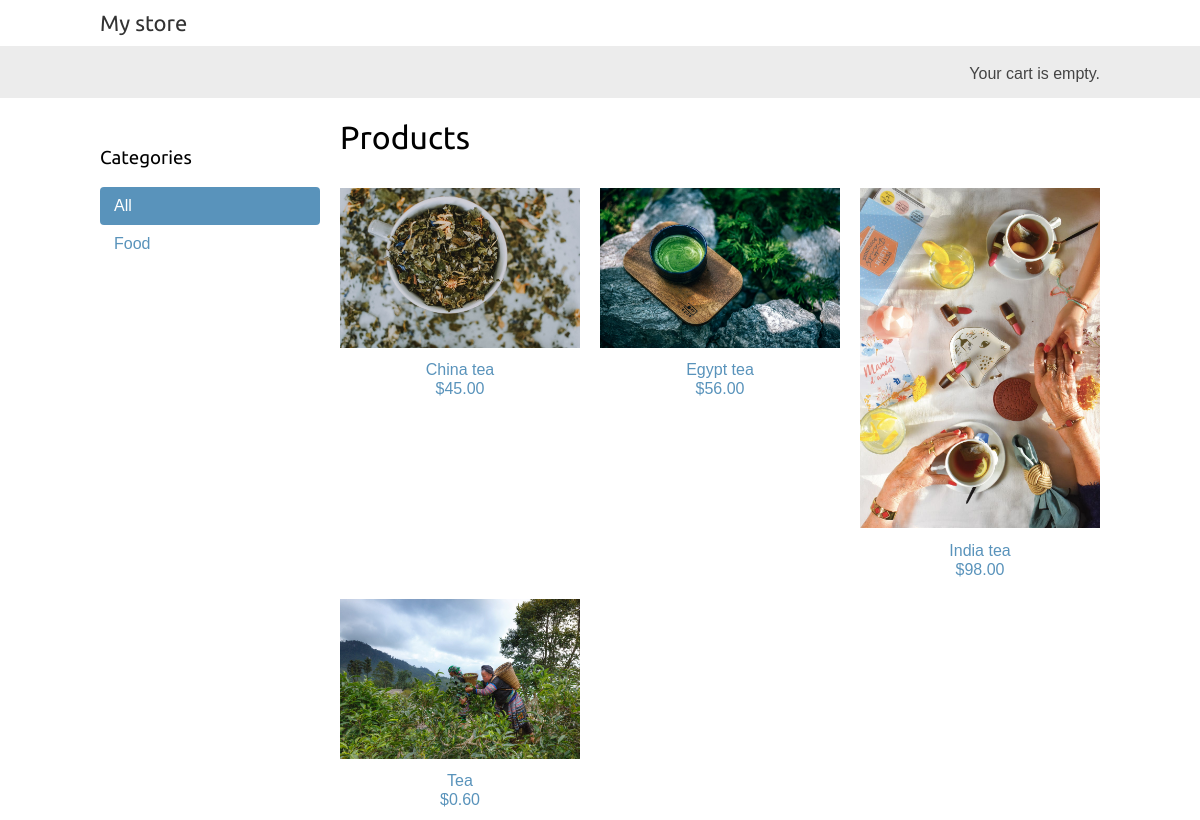
Before: / with the older database file.
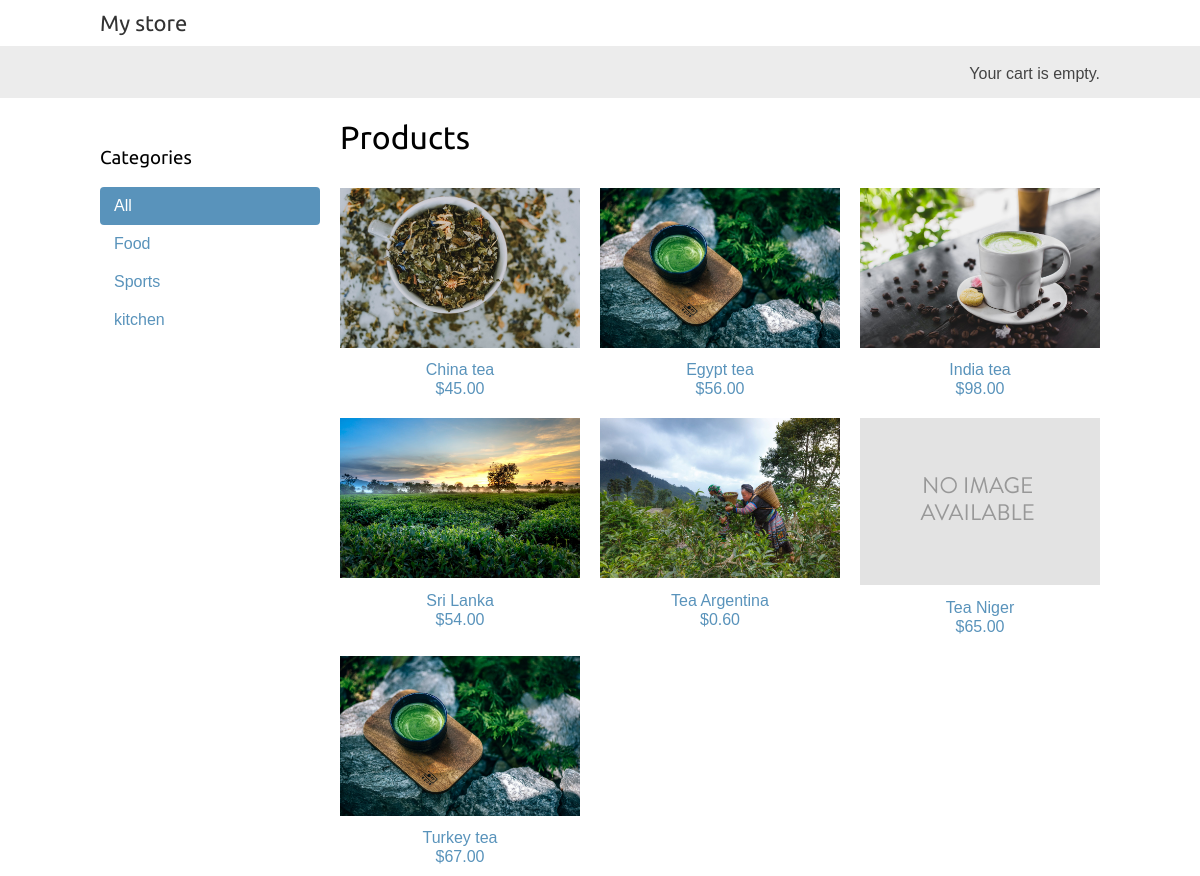
After: the same page with the newer database file.
### store/models.py (models this page shows, shortened)
class Category(models.Model):
    name = models.CharField(max_length=200,db_index=True)
    slug = models.SlugField(max_length=200,unique=True)
    class Meta:
        ordering = ('name',)
        verbose_name = 'category'
        verbose_name_plural = 'categories'
    def get_absolute_url(self):
        return reverse('store:product_list_by_category',args=[self.slug])

class Product(models.Model):
    category = models.ForeignKey(Category,related_name='products',on_delete=models.CASCADE)
    name = models.CharField(max_length=200, db_index=True)
    slug = models.SlugField(max_length=200, db_index=True)
    image = models.ImageField(upload_to='products/%Y/%m/%d',blank=True)
    description = models.TextField(blank=True)
    price = models.DecimalField(max_digits=10, decimal_places=2)
    available = models.BooleanField(default=True)
    created = models.DateTimeField(auto_now_add=True)
    updated = models.DateTimeField(auto_now=True)
    class Meta:
        ordering = ('name',)
        index_together = (('id', 'slug'),)
    def get_absolute_url(self):
        return reverse('store:product_detail',args=[self.id, self.slug])

### store/views.py (the view)
# urls.py: path('', views.product_list, name='product_list'),
def product_list(request, category_slug=None):
    category = None
    categories = Category.objects.all()
    products = Product.objects.filter(available=True)
    if category_slug:
        category = get_object_or_404(Category, slug=category_slug)
        products = products.filter(category=category)
    return render(request,'store/product/list.html',
    {'category': category,
    'categories': categories,
    'products': products})

### store/templates/store/product/list.html (shortened to what this page needs)
{% extends "store/base.html" %}
{% load static %}
{% block content %}
<div id="sidebar">
<h3>Categories</h3>
<ul>
<li {% if not category %}class="selected"{% endif %}>
<a href="{% url "store:product_list" %}">All</a>
</li>
{% for c in categories %}
<li >
<a href="{{ c.get_absolute_url }}">{{ c.name }}</a>
</li>
{% endfor %}
</ul>
</div>
<div id="main" class="product-list">
<h1>{% if category %}{{ category.name }}{% else %}Products
{% endif %}</h1>
{% for product in products %}
<div class="item">
<a href="{{ product.get_absolute_url }}">
<img src="{% if product.image %}{{ product.image.url }}{%else %}{% static "img/no_image.png" %}{% endif %}">
</a>
<a href="{{ product.get_absolute_url }}">{{ product.name }}</
<br>
${{ product.price }}
</div>
{% endfor %}
</div>
{% endblock %}

### store/templates/store/base.html (shortened to what this page needs)
{% load static %}
<!DOCTYPE html>
<html>
<head>
<link href="{% static "css/base.css" %}" rel="stylesheet">
</head>
<body>
<div id="header">
<a href="/" class="logo">My store</a>
</div>
<div id="subheader">
<div class="cart">
Your cart is empty.
</div>
</div>
<div id="content">
{% block content %}
{% endblock %}
</div>
</body>
</html>

### store/static/css/base.css (style rules this page uses)
body { margin:0; padding:0; font-family:helvetica, sans-serif; }
h1, h2, h3, h4, h5 , h6 { font-family: 'Ubuntu', sans-serif; font-weight:normal; }
a { text-decoration:none; color:#5993bb; }
#header { padding:10px 100px; font-size:18px; overflow:auto; }
#subheader { background:#ececec; color:#444; padding:15px 100px; overflow:auto; }
#header .logo { font-family: 'Ubuntu', sans-serif; float:left; color:#333; font-size:22px; margin-right:10%; }
#subheader .cart { float:right; padding-top:4px; }
#content { padding:0 100px; overflow:hidden; }
#sidebar { width:220px; padding:30px 20px 0 0; float:left; }
#sidebar ul { margin:0; padding:0; }
#sidebar ul li { margin:0; list-style:none; padding:10px 14px; }
#sidebar ul li a { display:block; }
#sidebar ul li.selected { background:#5993bb; border-radius:4px; }
#sidebar ul li.selected a { color:#fff; }
#main { float:left; width: 96%; margin-right:-220px; overflow:hidden; }
.product-list .item { width:25%; padding:10px 20px 10px 0; float:left; text-align:center; line-height:1.2; }
.product-list .item img { width:100%; margin-bottom:8px; }

Changed rows visible on the page:
added Category: name "Sports"
added Category: name "kitchen"
changed Product "India tea": image: a different picture
added Product: image (picture), name "Sri Lanka", price "54.00"
changed Product: name "Tea" → "Tea Argentina"
added Product: name "Tea Niger", price "65.00"
added Product: image (picture), name "Turkey tea", price "67.00"
